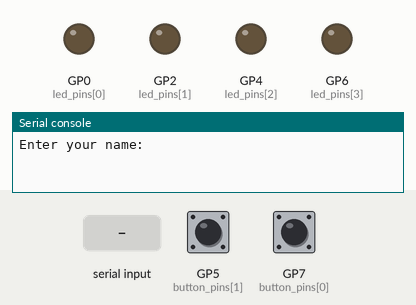
A program run on a simulated Raspberry Pi Pico running MicroPython. On the bench: output pins drawn as LEDs (lit = HIGH), the last lines printed to the serial console. Inputs (shaded band) come from the test bench; at power-on: GP7 (button_pins[0]) LOW, GP5 (button_pins[1]) LOW. Files the program writes start out absent; random numbers come from a fixed seed; files that are not in the repository are absent.

Above: at 1.7 s.
1.8 s: "1" typed at the serial console, then Enter
At 2.4 s:
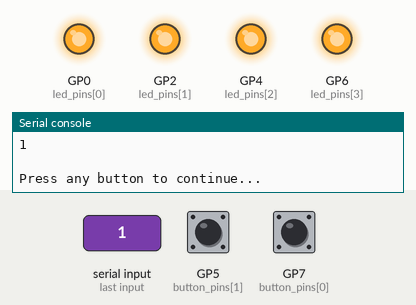
3.3 s: GP7 (button_pins[0]) pulled HIGH for 0.15 s
At 3.45 s:
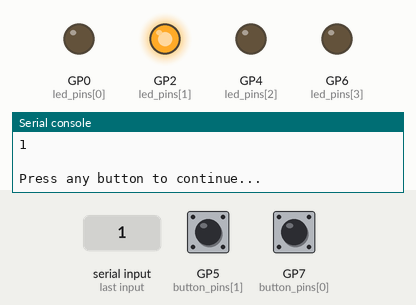
5.1 s: GP7 (button_pins[0]) pulled HIGH for 1 s
At 5.25 s:
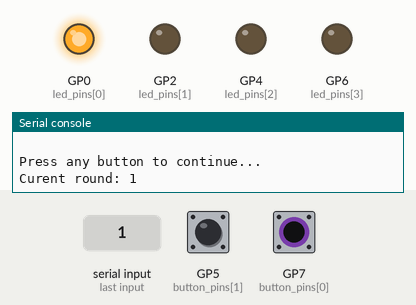
7.6 s: GP5 (button_pins[1]) pulled HIGH for 0.15 s
At 8.2 s:
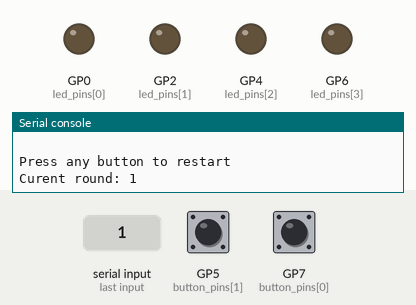
9.4 s: GP7 (button_pins[0]) pulled HIGH for 0.15 s
At 10.3 s:
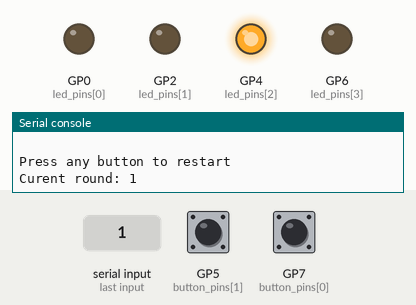
Timing chart, 0 to 12.4 s (numbered marks = the images above; inputs shaded):
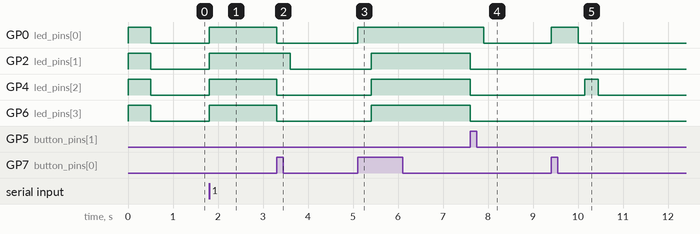

The program:

memory_game.py
```python
# ============================================================
# Memory Game for Raspberry Pi Pico 2w
# ============================================================

from machine import Pin
import time
import random
import ujson as json
import rp2


# ============================================================
# Configuration (only edit here)
# ============================================================

debug_mode = False          # Enables debug printing + BOOTSEL menu
led_on_time = 300          # LED ON duration in milliseconds
led_off_time = 150         # LED OFF duration between flashes
LEADERBOARD_PATH = "memery_game_leaderboard.json" # File name for the leaderboard (has to have ".json" at the end)
leaderboard_lenth = 10 # lenth of leader board displayed

# ============================================================
# Hardware Setup
# ============================================================

# LED output pins (adjust if your wiring changes)
led_pins = [
    Pin(0, Pin.OUT),
    Pin(2, Pin.OUT),
    Pin(4, Pin.OUT),
    Pin(6, Pin.OUT)
]

# Button input pins (PULL_DOWN wiring)
button_pins = [
    Pin(7, Pin.IN, Pin.PULL_DOWN),
    Pin(5, Pin.IN, Pin.PULL_DOWN),
    Pin(3, Pin.IN, Pin.PULL_DOWN),
    Pin(1, Pin.IN, Pin.PULL_DOWN)
]

button_labels = ["K4", "K3", "K2", "K1"]


# ============================================================
# LED Utility Functions
# ============================================================

def light_led(index):
    """Turn on LED (1–4)."""
    led_pins[index - 1].on()


def turn_off_led(index):
    """Turn off LED (1–4)."""
    led_pins[index - 1].off()


def all_leds_on():
    """Turn on all LEDs."""
    for i in range(1, 5):
        light_led(i)


def all_leds_off():
    """Turn off all LEDs."""
    for i in range(1, 5):
        turn_off_led(i)


# ============================================================
# Leaderboard Persistence
# ============================================================

def _ensure_file():
    """Create leaderboard file if it does not exist."""
    try:
        with open(LEADERBOARD_PATH, "r"):
            pass
    except:
        with open(LEADERBOARD_PATH, "w") as f:
            f.write("[]")


def _load():
    """Load leaderboard entries from file."""
    _ensure_file()
    try:
        with open(LEADERBOARD_PATH, "r") as f:
            return json.load(f)
    except:
        return []


def _save(entries):
    """Save leaderboard entries to file."""
    with open(LEADERBOARD_PATH, "w") as f:
        json.dump(entries, f)

def record_result(name, rounds):
    """
    Store or update player score.
    Only highest score per player is kept.
    Zero-round games are ignored.
    If multiple players have the same score,
    the order is based on when they achieved it.
    """
    if rounds == 0:
        return

    entries = _load()
    found = False

    for entry in entries:
        if entry["player_name"] == name:
            # Only update if new score is higher
            if rounds > entry["rounds"]:
                entry["rounds"] = rounds
            found = True
            break

    if not found:
        entries.append({
            "player_name": name,
            "rounds": rounds
        })

    # Stable sort: highest score first.
    # Equal scores keep original insertion order.
    entries.sort(key=lambda x: x["rounds"], reverse=True)

    _save(entries)

def print_leaderboard():
    """Print top scores to serial console."""
    entries = _load()
    entries.sort(key=lambda x: x["rounds"], reverse=True)

    print("\n=== Leaderboard ===")
    for i, entry in enumerate(entries[:leaderboard_lenth], 1):
        print(f"{i}) {entry['player_name']} - {entry['rounds']} rounds")


# ============================================================
# Debug Menu (Accessible via BOOTSEL if debug_mode=True)
# ============================================================

def debug_menu():
    global led_on_time, led_off_time, leaderboard_lenth

    print("""\n*** DEBUG MENU ***
1 - Change LED timing
2 - Reset leaderboard
3 - Change the lenth of the leaderboard displayed
Enter - Exit""")

    while True:
        choice = input("Choice: ").strip()

        if choice == "1":
            try:
                new_on = int(input(f"LED ON time ({led_on_time} ms): "))
                new_off = int(input(f"LED OFF time ({led_off_time} ms): "))
                led_on_time = new_on
                led_off_time = new_off
                print("Timing updated.")
            except:
                print("Invalid input.")

        elif choice == "2":
            _save([])
            print("Leaderboard reset.")

        elif choice == "3":
            new_leaderboard_lenth = int(input(f"lenth of leaderboard displayed ({leaderboard_lenth}):"))
            leaderboard_lenth = new_leaderboard_lenth

        else:
            break

    pause_animation()

    # Resume indicator
    all_leds_on()
    time.sleep_ms(200)
    all_leds_off()
    print("Resuming game...\n")


# ============================================================
# Pause Animation
# ============================================================

def pause_animation():
    """
    LED sweep animation while paused.
    Exits when any game button is pressed.
    """
    print("\nPress any button to continue...")

    while True:
        for led in range(1, 5):
            light_led(led)
            time.sleep_ms(80)
            turn_off_led(led)

            # Exit on button press
            for i in range(4):
                if button_pins[i].value() == 0:
                    time.sleep_ms(20)
                    while button_pins[i].value() == 0:
                        pass
                    return


# ============================================================
# Button Handling
# ============================================================

def wait_for_button():
    """
    Wait for any game button press.
    BOOTSEL opens debug menu when debug_mode is enabled.
    """
    while True:

        # Debug menu trigger
        if debug_mode and rp2.bootsel_button():
            all_leds_off()
            debug_menu()

        # Game button detection
        for i in range(4):
            if button_pins[i].value() == 0:
                time.sleep_ms(20)  # debounce
                while button_pins[i].value() == 0:
                    pass

                if debug_mode:
                    print("Pressed:", button_labels[i])

                return i + 1


# ============================================================
# Game Logic
# ============================================================

memory_sequence = []


def show_sequence():
    """Display the current sequence to the player."""
    for value in memory_sequence:
        light_led(value)
        time.sleep_ms(led_on_time)
        turn_off_led(value)
        time.sleep_ms(led_off_time)


def game_over():
    """Handle end-of-game logic and restart."""
    rounds_completed = len(memory_sequence) - 1

    print(f"\nGame Over! You completed {rounds_completed} rounds.")
    record_result(player_name, rounds_completed)
    print_leaderboard()

    print("\nPress any button to restart")
    all_leds_on()
    wait_for_button()
    all_leds_off()

    memory_sequence.clear()
    start_game()


def start_game():
    """Main game loop."""
    while True:
        memory_sequence.append(random.randint(1, 4))

        show_sequence()

        if debug_mode:
            print("Sequence:", memory_sequence)

        print(f"Curent round: {len(memory_sequence)}")

        for index in range(len(memory_sequence)):
            player_input = wait_for_button()

            light_led(player_input)
            time.sleep_ms(led_on_time)
            turn_off_led(player_input)

            if player_input != memory_sequence[index]:
                game_over()


# ============================================================
# Program Entry Point
# ============================================================

# Startup indicator
all_leds_on()
time.sleep_ms(500)
all_leds_off()

player_name = input("Enter your name: ")

print("\nPress any button to continue...")
all_leds_on()
wait_for_button()
all_leds_off()

start_game()
```

Measured:
- after the input at 1.8 s, GP0 (led_pins[0]), GP2 (led_pins[1]), GP4 (led_pins[2]), GP6 (led_pins[3]): LOW → HIGH at once
- after the input at 3.3 s, GP0 (led_pins[0]), GP4 (led_pins[2]), GP6 (led_pins[3]): HIGH → LOW at once; GP2 (led_pins[1]): HIGH → LOW after 0.30 s
- after the input at 5.1 s, GP0 (led_pins[0]): LOW → HIGH at once; GP2 (led_pins[1]), GP4 (led_pins[2]), GP6 (led_pins[3]): LOW → HIGH after 0.30 s
- after the input at 7.6 s, GP0 (led_pins[0]): HIGH → LOW after 0.30 s; GP2 (led_pins[1]), GP4 (led_pins[2]), GP6 (led_pins[3]): HIGH → LOW at once
- after the input at 9.4 s, GP0 (led_pins[0]): LOW → HIGH at once, → LOW 0.60 s later; GP4 (led_pins[2]): LOW → HIGH after 0.75 s, → LOW 0.30 s later
